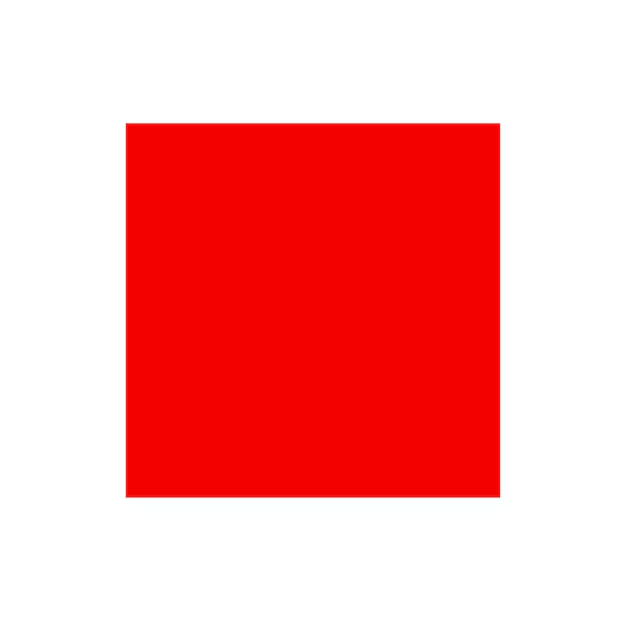
#> input picture squareRed.png, 626 x 621 px, given in place of the camera
$ python 'Detectar color.py'
#> lines starting #> are read from the running program, lines starting #| are printed output that depends on the picture; after the words box and inside, x2 and y2 are one past the last pixel; in counts of white or black regions, pixels touching at a corner belong together
import cv2
import numpy as np

# Definir un diccionario de colores en formato BGR
def get_color_name(bgr):
    colors = {
        "Rojo": [0, 0, 255],
        "Verde": [0, 255, 0],
        "Azul": [255, 0, 0],
        "Amarillo": [0, 255, 255],
        "Gris": [128, 128, 128],
        "Negro": [0, 0, 0],
        "Blanco": [255, 255, 255],
        "Naranja": [0, 165, 255],
        "Violeta": [128, 0, 128],
        "Marron": [42, 42, 165]
    }

    min_distance = float('inf')
    color_name = "Desconocido"

    for name, color in colors.items():
        distance = np.linalg.norm(np.array(bgr) - np.array(color))
        if distance < min_distance:
            min_distance = distance
            color_name = name

    return color_name

# Inicializar la cámara
cap = cv2.VideoCapture(0)

if not cap.isOpened():
    print("No se puede acceder a la cámara.")
    exit()

while True:
    # Leer el frame de la cámara
    ret, frame = cap.read()
#> frame is the input picture: shape (621, 626, 3); mean B, G, R 163.6, 163.3, 250.6

    if not ret:
        print("No se puede recibir el frame (el stream ha terminado?). Saliendo ...")
        break

    # Redimensionar la imagen para agilitar el procesamiento (opcional)
    frame = cv2.resize(frame, (640, 480))
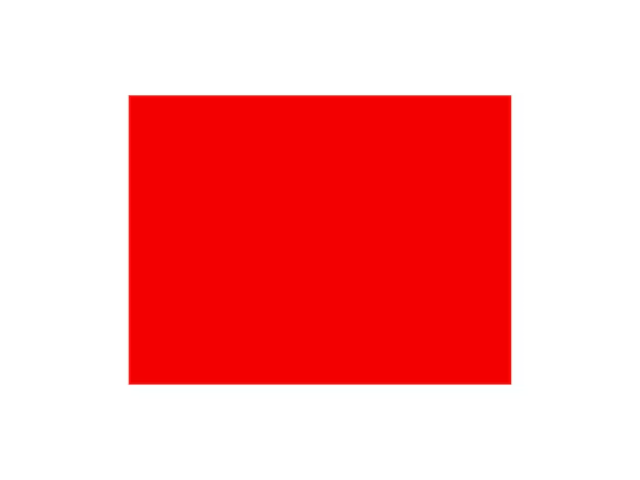
#> frame: shape (480, 640, 3); mean B, G, R 163.6, 163.3, 250.6

    # Recortar el centro de la imagen
    height, width, _ = frame.shape
#> height = 480; width = 640
    center_region = frame[int(height/4):int(3*height/4), int(width/4):int(3*width/4)]
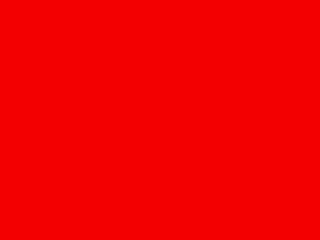
#> center_region: shape (240, 320, 3); mean B, G, R 1, 0, 243

    # Calcular el histograma de la región central
    histogram = cv2.calcHist([center_region], [0, 1, 2], None, [8, 8, 8], [0, 256, 0, 256, 0, 256])
    histogram = cv2.normalize(histogram, histogram).flatten()
#> histogram = 512 values, max 1 at index 7, min 0 at index 0, mean 0.00195

    # Suavizar el histograma (opcional)
    histogram = cv2.bilateralFilter(histogram, 9, 75, 75)
#> histogram = 512 values, max 0.184 at index 7, min 0 at index 0, mean 0.00195

    # Encontrar el índice del color más frecuente
    max_index = np.argmax(histogram)
#> max_index = 7
    blue_index, green_index, red_index = np.unravel_index(max_index, (8, 8, 8))
#> blue_index = 0; green_index = 0; red_index = 7

    # Convertir el índice a valores BGR
    predominant_color = np.array([blue_index * 32, green_index * 32, red_index * 32], dtype=np.uint8)
#> predominant_color = [0, 0, 224]

    # Obtener el nombre del color predominante
    color_name = get_color_name(predominant_color)
#> the loop in get_color_name, `for name, color in colors.items():` made 10 passes
#> (distance, min_distance) on pass 1: (31, 31)
#> distance on passes 2 to 7: 339.4, 339.4, 256.9, 204.9, 224, 362
#> after the loop in get_color_name, `for name, color in colors.items():`: color_name = 'Rojo'; min_distance = 31
#> color_name = 'Rojo'

    # Crear una imagen con el color predominante
    color_display = np.zeros((200, 200, 3), dtype=np.uint8)
    color_display[:] = predominant_color
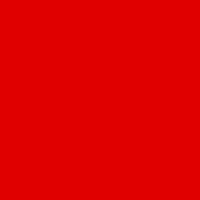
#> color_display: shape (200, 200, 3); mean of channels 0, 1, 2 0, 0, 224; drawn as B, G, R

    # Agregar el nombre del color en la imagen
    cv2.putText(color_display, color_name, (10, 100), cv2.FONT_HERSHEY_SIMPLEX, 1, (255, 255, 255), 2, cv2.LINE_AA)
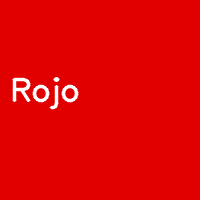
#> color_display: shape (200, 200, 3); 2.26% of pixels changed, all inside (x1, y1, x2, y2) = (12, 77, 79, 110); drawn as B, G, R

    # Dibujar un rectángulo en la región central en el frame original
    start_point = (int(width/4), int(height/4))
#> start_point = (160, 120)
    end_point = (int(3*width/4), int(3*height/4))
#> end_point = (480, 360)
    color_rectangle = (0, 255, 0)  # Verde para el rectángulo
    thickness = 2  # Grosor del rectángulo
    cv2.rectangle(frame, start_point, end_point, color_rectangle, thickness)
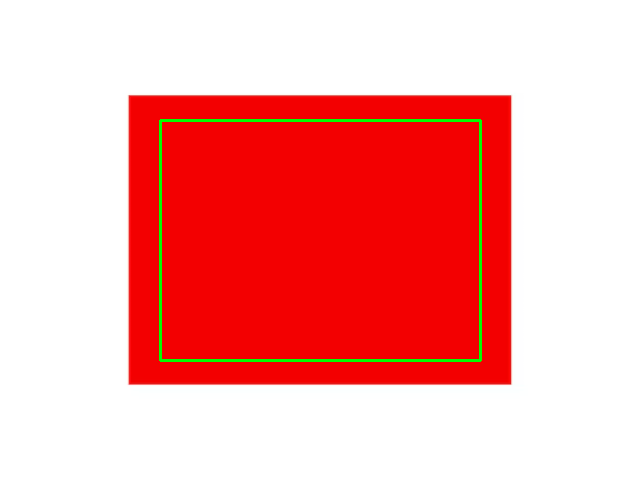
#> frame: shape (480, 640, 3); 1.09% of pixels changed, all inside (x1, y1, x2, y2) = (159, 119, 482, 362)

    # Mostrar el frame original y el color predominante
    cv2.imshow('Frame Original', frame)
    cv2.imshow('Color Predominante', color_display)

    # Salir si se presiona 'q'
    if cv2.waitKey(10) & 0xFF == ord('q'):
#> (key q is pressed here)
        break

# Liberar recursos
cap.release()
cv2.destroyAllWindows()
